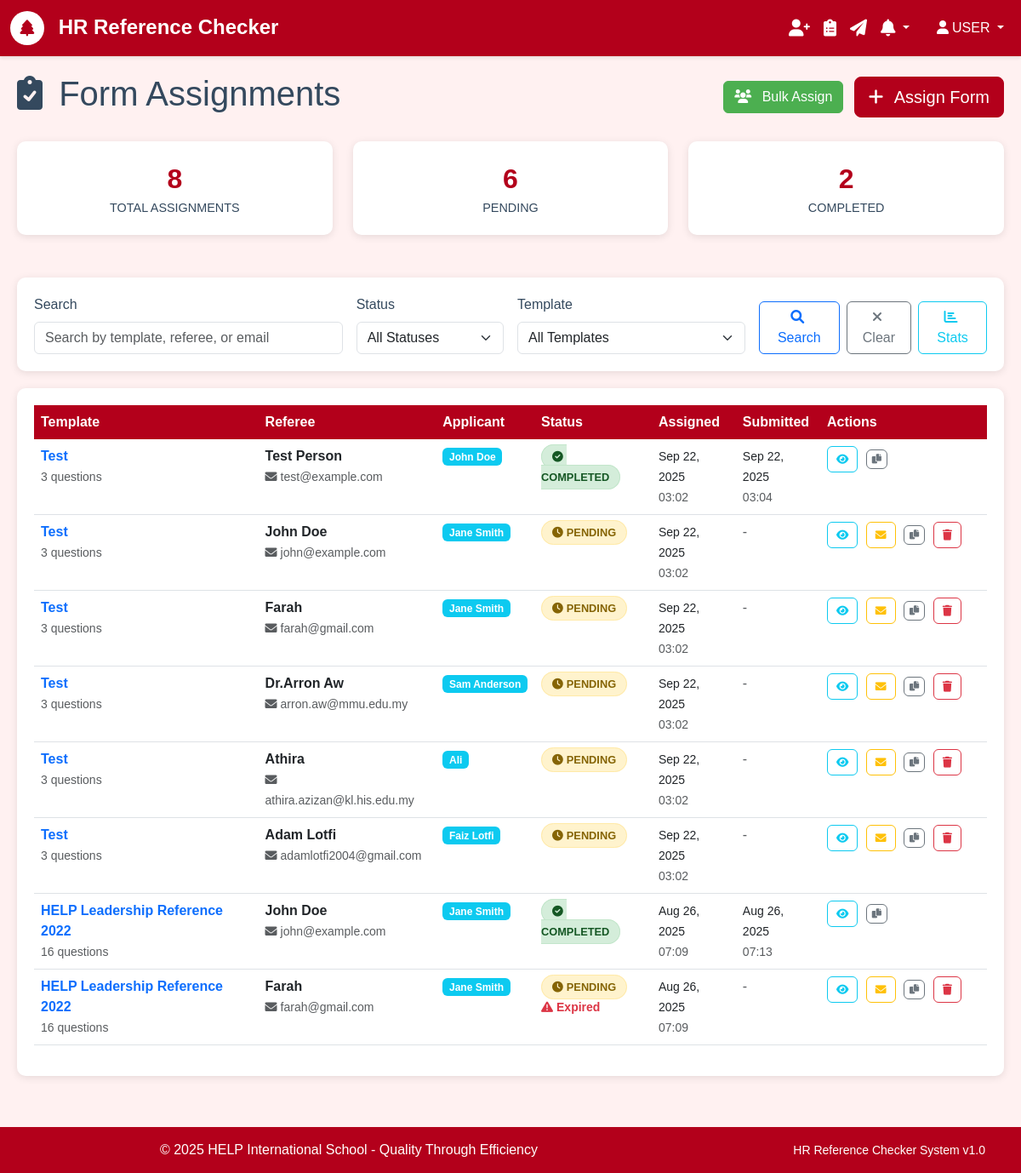
Page /forms/ (signed in) on the earlier database version.
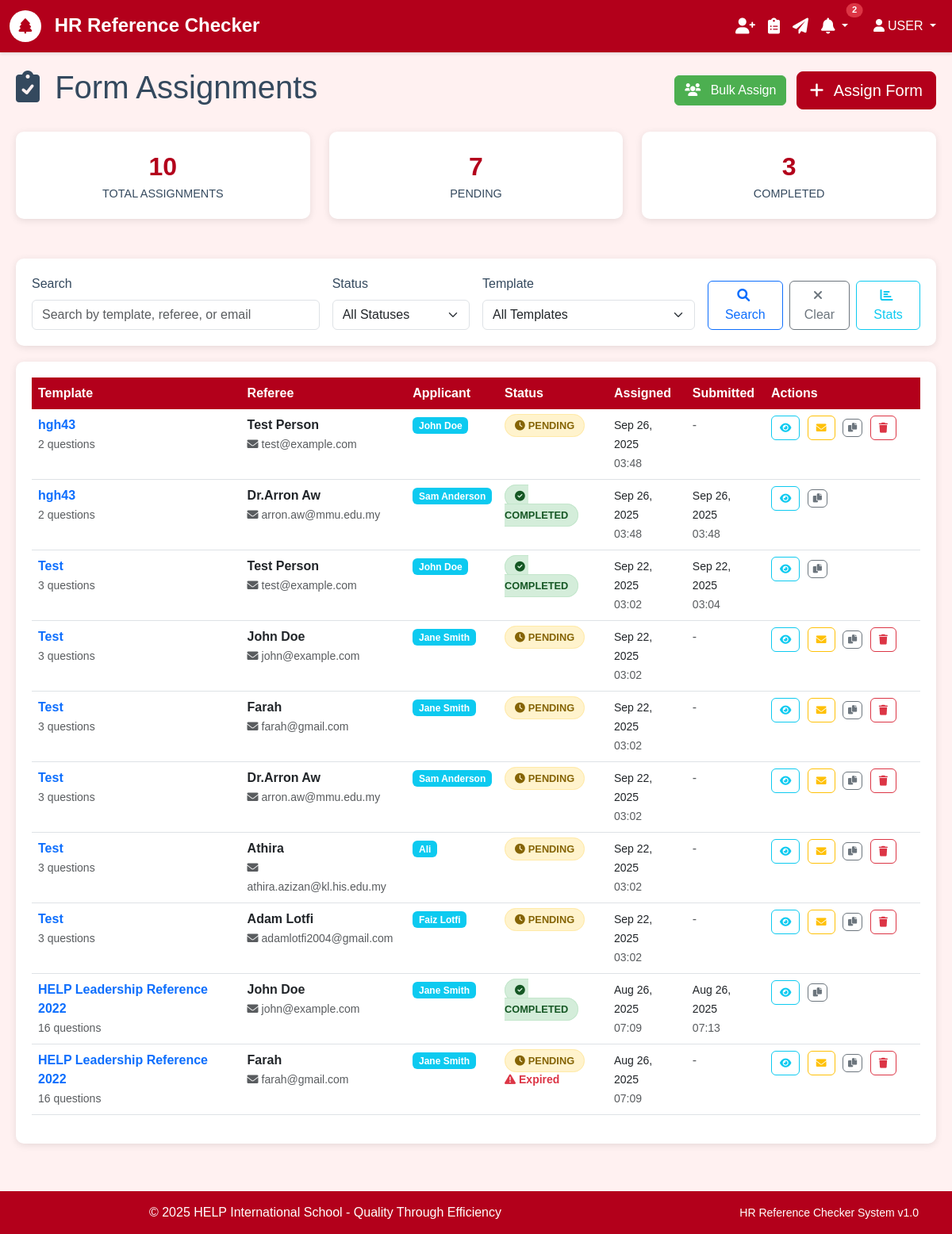
Same page on the later database version.
### forms/models.py (models this page shows, shortened)
class Form(models.Model):
    template = models.ForeignKey('form_templates.Template', on_delete=models.CASCADE)
    referee = models.ForeignKey('referees.Referee', on_delete=models.CASCADE)
    unique_token = models.CharField(max_length=255, unique=True, blank=True)
    status = models.CharField(
        max_length=20,
        choices=FormStatus.choices,
        default=FormStatus.PENDING
    )
    created_at = models.DateTimeField(auto_now_add=True)
    submitted_at = models.DateTimeField(null=True, blank=True)
    class Meta:
        ordering = ['-created_at']
        verbose_name = 'Form Assignment'
        verbose_name_plural = 'Form Assignments'
    def generate_access_url(self, base_url="http://localhost:8000"):
        return f"{base_url}/form/{self.unique_token}/"
    def is_expired(self, expiry_days=30):
        expiry_date = self.created_at + timedelta(days=expiry_days)
        return timezone.now() > expiry_date

### form_templates/models.py (models this page shows, shortened)
class Template(models.Model):
    title = models.CharField(max_length=255, validators=[MinLengthValidator(3)])
    description = models.TextField(blank=True, help_text="Brief description of this template")
    instructions = models.TextField(
        blank=True,
        help_text="Instructions shown to referees before filling the form"
    )
    created_by = models.ForeignKey(settings.AUTH_USER_MODEL, on_delete=models.CASCADE)
    is_active = models.BooleanField(default=True)
    created_at = models.DateTimeField(auto_now_add=True)
    updated_at = models.DateTimeField(auto_now=True)
    class Meta:
        ordering = ['-created_at']
        verbose_name = 'Form Template'
        verbose_name_plural = 'Form Templates'
    def get_questions_count(self):
        return self.questions.count()

### referees/models.py (models this page shows, shortened)
class Referee(models.Model):
    name = models.CharField(max_length=255)
    email = models.EmailField()
    phone_regex = RegexValidator(
        regex=r'^\+?1?\d{9,15}$',
        message="Phone number must be entered in the format: '+999999999'. Up to 15 digits allowed."
    )
    phone = models.CharField(validators=[phone_regex], max_length=17, blank=True)
    relationship = models.CharField(max_length=100, help_text="e.g., Former Manager, Colleague, etc.")
    applicant_name = models.CharField(max_length=255, help_text="Name of the person being referenced")
    created_at = models.DateTimeField(auto_now_add=True)
    is_active = models.BooleanField(default=True)
    class Meta:
        ordering = ['-created_at']
        verbose_name = 'Referee'
        verbose_name_plural = 'Referees'

### forms/views.py (the view, shortened to what this page needs)
# urls.py: path('', views.FormListView.as_view(), name='list'),
class FormListView(LoginRequiredMixin, ListView):
    model = Form
    template_name = 'forms/list.html'
    context_object_name = 'form_assignments'
    paginate_by = 20
    def get_queryset(self):
        queryset = Form.objects.select_related(
            'template', 'referee'
        ).order_by('-created_at')
        search_query = self.request.GET.get('search', '').strip()
        status_filter = self.request.GET.get('status', '').strip()
        template_filter = self.request.GET.get('template', '').strip()
        if status_filter:
            queryset = queryset.filter(status=status_filter)
        if template_filter:
            queryset = queryset.filter(template_id=template_filter)
        return queryset
    def get_context_data(self, **kwargs):
        context = super().get_context_data(**kwargs)
        search_form_data = {
            'search': self.request.GET.get('search', ''),
            'status': self.request.GET.get('status', ''),
            'template': self.request.GET.get('template', ''),
        }
        context['search_form'] = FormAssignmentSearchForm(initial=search_form_data)
        context['search_query'] = self.request.GET.get('search', '')
        context['status_filter'] = self.request.GET.get('status', '')
        context['template_filter'] = self.request.GET.get('template', '')
        total_assignments = Form.objects.count()
        pending_assignments = Form.objects.filter(status=FormStatus.PENDING).count()
        completed_assignments = Form.objects.filter(status=FormStatus.COMPLETED).count()
        context['status_choices'] = FormStatus.choices
        context['templates'] = Template.objects.filter(is_active=True).order_by('title')
        context.update({
            'total_assignments': total_assignments,
            'pending_assignments': pending_assignments,
            'completed_assignments': completed_assignments,
        })
        return context

### templates/forms/list.html (shortened to what the changed rows need)
{% extends 'base.html' %}
{% block content %}
<div class="assignment-container">
    <div class="d-flex justify-content-between align-items-center mb-4">
        <h1>
            <i class="fas fa-clipboard-check me-2"></i>
            Form Assignments
        </h1>
    </div>
    <div class="row stats-row">
        <div class="col-md-4">
            <div class="stat-card">
                <div class="stat-number">{{ total_assignments }}</div>
                <div class="stat-label">Total Assignments</div>
            </div>
        </div>
        <div class="col-md-4">
            <div class="stat-card">
                <div class="stat-number">{{ pending_assignments }}</div>
                <div class="stat-label">Pending</div>
            </div>
        </div>
        <div class="col-md-4">
            <div class="stat-card">
                <div class="stat-number">{{ completed_assignments }}</div>
                <div class="stat-label">Completed</div>
            </div>
        </div>
    </div>
    <div class="table-container">
        {% if form_assignments %}
            <div class="table-responsive">
                <table class="table table-hover">
                    <thead>
                        <tr>
                            <th>Template</th>
                            <th>Referee</th>
                            <th>Applicant</th>
                            <th>Status</th>
                            <th>Assigned</th>
                            <th>Submitted</th>
                            <th>Actions</th>
                        </tr>
                    </thead>
                    <tbody>
                        {% for assignment in form_assignments %}
                        <tr>
                            <td>
                                <div class="assignment-info">
                                    <div>
                                        <strong>
                                            <a href="{% url 'forms:detail' assignment.pk %}"
                                               class="text-decoration-none">
                                                {{ assignment.template.title }}
                                            </a>
                                        </strong>
                                        <br>
                                        <small class="text-muted">
                                            {{ assignment.template.get_questions_count }} question{{ assignment.template.get_questions_count|pluralize }}
                                        </small>
                                    </div>
                                </div>
                            </td>
                            <td>
                                <div>
                                    <strong>{{ assignment.referee.name }}</strong>
                                    <br>
                                    <small class="text-muted">
                                        <i class="fas fa-envelope me-1"></i>{{ assignment.referee.email }}
                                    </small>
                                </div>
                            </td>
                            <td>
                                <span class="badge bg-info">{{ assignment.referee.applicant_name }}</span>
                            </td>
                            <td>
                                {% if assignment.status == 'PENDING' %}
                                    <span class="status-badge status-pending">
                                        <i class="fas fa-clock me-1"></i>Pending
                                    </span>
                                    {% if assignment.is_expired %}
                                        <br><small class="expired-indicator">
                                            <i class="fas fa-exclamation-triangle me-1"></i>Expired
                                        </small>
                                    {% endif %}
                                {% else %}
                                    <span class="status-badge status-completed">
                                        <i class="fas fa-check-circle me-1"></i>Completed
                                    </span>
                                {% endif %}
                            </td>
                            <td>
                                <small>{{ assignment.created_at|date:"M d, Y" }}</small>
                                <br>
                                <small class="text-muted">{{ assignment.created_at|time:"H:i" }}</small>
                            </td>
                            <td>
                                {% if assignment.submitted_at %}
                                    <small>{{ assignment.submitted_at|date:"M d, Y" }}</small>
                                    <br>
                                    <small class="text-muted">{{ assignment.submitted_at|time:"H:i" }}</small>
                                {% else %}
                                    <span class="text-muted">-</span>
                                {% endif %}
                            </td>
                            <td>
                                <div class="action-buttons-container">
                                    <a href="{% url 'forms:detail' assignment.pk %}"
                                       class="btn btn-outline-info btn-action"
                                       title="View Details">
                                        <i class="fas fa-eye"></i>
                                    </a>
                                    {% if assignment.status == 'PENDING' %}
                                        <a href="{% url 'forms:resend' assignment.pk %}"
                                           class="btn btn-outline-warning btn-action"
                                           title="Resend Email"
                                           onclick="return confirm('Send reminder email to {{ assignment.referee.name }}?')">
                                            <i class="fas fa-envelope"></i>
                                        </a>
                                    {% endif %}
                                    <button class="btn btn-outline-secondary btn-action copy-btn"
                                            title="Copy Form Link"
                                            onclick="copyToClipboard('{{ assignment.generate_access_url }}', this)">
                                        <i class="fas fa-copy"></i>
                                    </button>
                                    {% if assignment.status == 'PENDING' %}
                                        <a href="{% url 'forms:delete' assignment.pk %}"
                                           class="btn btn-outline-danger btn-action"
                                           title="Delete Assignment"
                                           onclick="return confirm('Are you sure you want to delete this assignment?')">
                                            <i class="fas fa-trash"></i>
                                        </a>
                                    {% endif %}
                                </div>
                            </td>
                        </tr>
                        {% endfor %}
                    </tbody>
                </table>
            </div>
        {% endif %}
    </div>
</div>
{% endblock %}

### templates/base.html (shortened to what this page needs)
<!DOCTYPE html>
<html lang="en">
<head>
    <link href="https://cdn.jsdelivr.net/npm/bootstrap@5.3.0/dist/css/bootstrap.min.css" rel="stylesheet">
    <link href="https://cdnjs.cloudflare.com/ajax/libs/font-awesome/6.0.0/css/all.min.css" rel="stylesheet">
</head>
<body>
    <nav class="navbar navbar-expand-lg navbar-dark">
        <div class="container-fluid">
            <a class="navbar-brand" href="{% url 'core:home' %}">
                <span class="help-logo">
                    <i class="fas fa-tree"></i>
                </span>
                HR Reference Checker
            </a>
            <div class="collapse navbar-collapse" id="navbarNav">
                {% if user.is_authenticated %}
                    <ul class="navbar-nav me-3">
                        <li class="nav-item">
                            <a class="nav-link" href="{% url 'referees:list' %}" title="Manage Referees">
                                <i class="fas fa-user-plus fa-lg"></i>
                            </a>
                        </li>
                        <li class="nav-item">
                            <a class="nav-link" href="{% url 'form_templates:list' %}" title="Manage Templates">
                                <i class="fas fa-clipboard-list fa-lg"></i>
                            </a>
                        </li>
                        <li class="nav-item">
                            <a class="nav-link" href="{% url 'forms:list' %}" title="Assign Forms">
                                <i class="fas fa-paper-plane fa-lg"></i>
                            </a>
                        </li>
                        <li class="nav-item dropdown">
                            <a class="nav-link dropdown-toggle position-relative" href="#" title="Notifications" role="button" data-bs-toggle="dropdown" id="notificationDropdown">
                                <i class="fas fa-bell fa-lg"></i>
                                {% if notification_count > 0 %}
                                    <span class="position-absolute top-0 start-100 translate-middle badge rounded-pill bg-danger notification-badge" id="notificationBadge">
                                        {{ notification_count }}
                                    </span>
                                {% endif %}
                            </a>
                        </li>
                    </ul>
                {% endif %}
                <ul class="navbar-nav">
                    {% if user.is_authenticated %}
                        <li class="nav-item dropdown">
                            <a class="nav-link dropdown-toggle" href="#" id="navbarDropdown" role="button" data-bs-toggle="dropdown">
                                <i class="fas fa-user me-1"></i>{{ user.first_name|upper|default:"USER" }}
                            </a>
                        </li>
                    {% else %}
                        <li class="nav-item">
                            <a class="nav-link" href="{% url 'authentication:login' %}">
                                <i class="fas fa-sign-in-alt me-1"></i>Login
                            </a>
                        </li>
                    {% endif %}
                </ul>
            </div>
        </div>
    </nav>
    <div class="main-content-area">
        {% block content %}{% endblock %}
    </div>
    <footer class="footer">
        <div class="container">
            <div class="row">
                <div class="col-md-8">
                    <p class="mb-0">&copy; 2025 HELP International School - Quality Through Efficiency</p>
                </div>
                <div class="col-md-4 text-end">
                    <small>HR Reference Checker System v1.0</small>
                </div>
            </div>
        </div>
    </footer>
</body>
</html>

Differences in the rows shown:
added Form: template "hgh43", template.get_questions_count "2", referee.name "Test Person", referee.email "test@example.com", referee.applicant_name "John Doe", status "PENDING" (drawn), created_at "Sep 26, 2025", created_at "03:48"
added Form: template "hgh43", template.get_questions_count "2", referee.name "Dr.Arron Aw", referee.email "arron.aw@mmu.edu.my", referee.applicant_name "Sam Anderson", status "COMPLETED" (drawn), created_at "Sep 26, 2025", created_at "03:48", submitted_at "Sep 26, 2025", submitted_at "03:48"
Other differences:
{{ notification_count }}: (not shown) → "2"
{{ total_assignments }}: "8" → "10"
{{ pending_assignments }}: "6" → "7"
{{ completed_assignments }}: "2" → "3"
